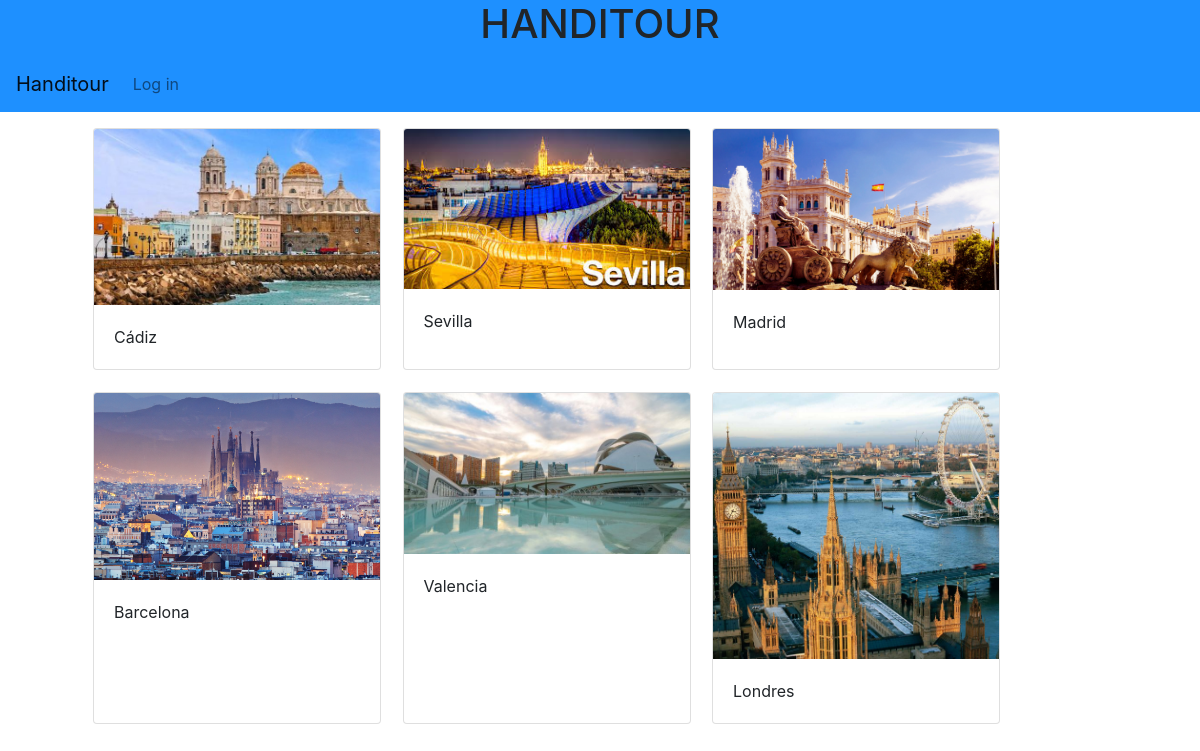
The page / on the database its author committed.
### handitour/models.py (models this page shows)
class Ciudad(models.Model):
    nombre = models.CharField(max_length=30)
    historia = models.CharField(max_length=500)
    localizacion = models.CharField(max_length=20)
    foto = models.FileField(null=True, upload_to="img/ciudad")
    visitantes = models.ManyToManyField(User, blank=True)
    monumentos = models.ForeignKey(Monumento, on_delete=models.CASCADE)
    def __str__(self):
        return self.nombre

### handitour/views.py (the view)
# urls.py: path('', views.ciudades, name="raiz"),
def ciudades (request):
    ciudades = Ciudad.objects.all()
    return render(request, "index.html", {"ciudades":ciudades, "encabezado":"HANDITOUR"})

### handitour/templates/index.html (shortened to what this page needs)
{% extends "base.html" %}
{% block content %}
<div class="row mt-3 ml-5">
{% for ciudad in ciudades %}
    <div class="card" style="width: 18rem; margin-right: 2%; margin-bottom: 2%;">
        <a href="ciudad/{{ ciudad.id }}"> <img src="{{ciudad.foto.url}}" class="card-img-top" alt="..."></a>
        <div class="card-body">
         <p class="card-text">{{ciudad}}</p>
      </div>
   </div>
{% endfor %}
  </div>
{% endblock %}

### handitour/templates/base.html (shortened to what this page needs)
{% load static %}
<!DOCTYPE html>
<html>
    <head>
        <link href="/static/css/estilos.css" rel="stylesheet">
        <link rel="stylesheet" href="https://stackpath.bootstrapcdn.com/bootstrap/4.3.1/css/bootstrap.min.css">
    </head>
    <body>
       <header>
      <h1>{{encabezado}}</h1>
        <nav class="navbar navbar-expand-lg navbar-light bg-dodgerblue">
          <a class="navbar-brand" href="/incio">Handitour</a>
          <div class="collapse navbar-collapse" id="navbarNavAltMarkup">
            <div class="navbar-nav">
                {% if user.is_authenticated %}
                    <a class="nav-link" href="/logout">Log out <span class="sr-only">(current)</span></a>
                {% else %}
                    <a class="nav-link" href="/login">Log in <span class="sr-only">(current)</span></a>
                {% endif %}
            </div>
          </div>
        </nav>
   </header>
        <div class="container">
            {% block content %}
            {% endblock %}
        </div>
    </body>
</html>

### handitour/static/css/estilos.css (style rules this page uses)
header { background-color: dodgerblue; text-align: center; width: 100%; }

### rows shown on the page
Ciudad: foto (picture), nombre "Cádiz"
Ciudad: foto (picture), nombre "Sevilla"
Ciudad: foto (picture), nombre "Madrid"
Ciudad: foto (picture), nombre "Barcelona"
Ciudad: foto (picture), nombre "Valencia"
Ciudad: foto (picture), nombre "Londres"

### other values the page prints
{{ encabezado }} "HANDITOUR"
